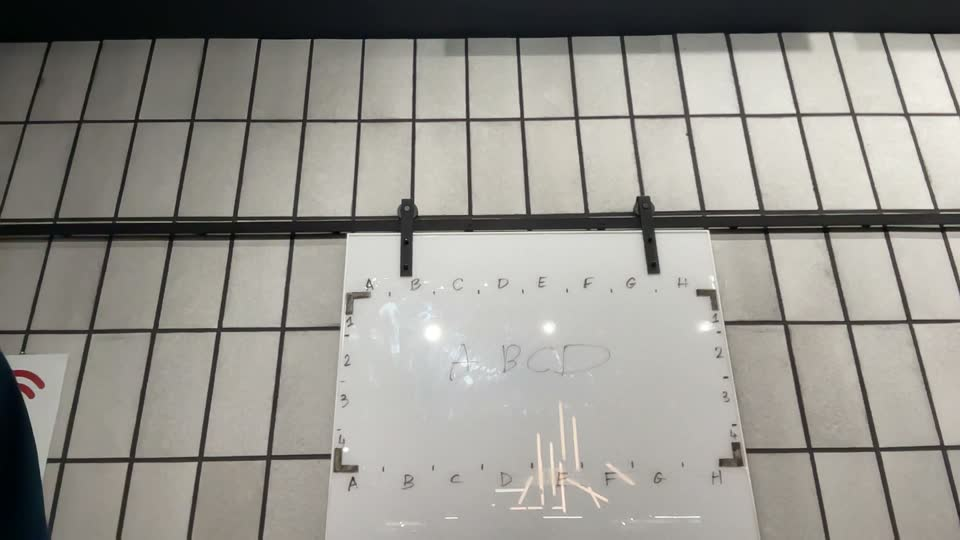
#> input picture tests/fixtures/board_960.jpg, 960 x 540 px
$ python -i marks.py   (imports and definitions only)
#> lines starting #> are read from the running program, lines starting #| are printed output that depends on the picture; after the words box and inside, x2 and y2 are one past the last pixel; in counts of white or black regions, pixels touching at a corner belong together
"""Find the four L-shaped tape marks in a camera frame and return their inner elbows."""

from __future__ import annotations

from dataclasses import dataclass
from itertools import product

import cv2
import numpy as np

WORK_WIDTH = 960
ROLES = ("tl", "tr", "br", "bl")
ARM_TOLERANCE_DEG = 10.0
_EDGES_OF = {"tl": ((0, 1), (0, 3)), "tr": ((0, 1), (1, 2)), "br": ((1, 2), (3, 2)), "bl": ((0, 3), (3, 2))}
_KERNEL = cv2.getStructuringElement(cv2.MORPH_RECT, (3, 3))


@dataclass(frozen=True)
class Mark:
    role: str  # tl | tr | br | bl
    elbow: tuple[float, float]  # concave corner of the L, in working pixels
    area: float
    angle: float  # direction of the arms, degrees modulo 90


def _orientation(contour: np.ndarray, x: int, y: int, bw: int, bh: int) -> str | None:
    """An L fills two adjacent sides of its bounding box: the top-left mark (┏) fills top and left."""
    blob = np.zeros((bh, bw), np.uint8)
    cv2.drawContours(blob, [contour - (x, y)], -1, 1, -1)
    sh, sw = max(1, bh // 3), max(1, bw // 3)
    top, bottom = blob[:sh].mean(), blob[-sh:].mean()
    left, right = blob[:, :sw].mean(), blob[:, -sw:].mean()
    if max(top, bottom) < 1.5 * min(top, bottom) or max(left, right) < 1.5 * min(left, right):
        return None
    return ("t" if top > bottom else "b") + ("l" if left > right else "r")


def find_marks(img: np.ndarray) -> list[Mark]:
    """Every L-shaped grey blob in a WORK_WIDTH-wide frame.

    Several contrast thresholds are tried: a glint can split a mark at one threshold, and at
    another a mark can touch the wall's black grid through the one-pixel board edge.
    """
    hsv = cv2.cvtColor(img, cv2.COLOR_BGR2HSV)
    value = hsv[..., 2]
    darkness = cv2.medianBlur(value, 49).astype(np.int16) - value
    grey = hsv[..., 1] < 90
    marks = []
    for threshold in (12, 20, 30):
        mask = ((darkness > threshold) & grey).astype(np.uint8)
        mask = cv2.morphologyEx(mask, cv2.MORPH_OPEN, _KERNEL)  # thin marker strokes vanish, tape arms stay
        marks += _l_shapes(mask)
    return marks


def _l_shapes(mask: np.ndarray) -> list[Mark]:
    h, w = mask.shape
    contours, _ = cv2.findContours(mask, cv2.RETR_EXTERNAL, cv2.CHAIN_APPROX_NONE)
    marks = []
    for contour in contours:
        area = cv2.contourArea(contour)
        if not 0.00008 * h * w <= area <= 0.006 * h * w:
            continue
        x, y, bw, bh = cv2.boundingRect(contour)
        if not 0.4 <= bw / bh <= 2.5:
            continue
        hull_area = cv2.contourArea(cv2.convexHull(contour))
        if hull_area == 0 or not 0.25 <= area / hull_area <= 0.8:
            continue
        defects = cv2.convexityDefects(contour, cv2.convexHull(contour, returnPoints=False))
        if defects is None:
            continue
        defects = defects.reshape(-1, 4)  # OpenCV 4 returns (n, 1, 4), OpenCV 5 returns (n, 4)
        deepest = defects[defects[:, 3].argmax()]
        if deepest[3] / 256 < 0.2 * max(bw, bh):
            continue
        role = _orientation(contour, x, y, bw, bh)
        if role is None:
            continue
        ex, ey = contour[deepest[2], 0]
        marks.append(Mark(role, (float(ex), float(ey)), area, cv2.minAreaRect(contour)[2] % 90))
    return marks


def _plausible(quad: np.ndarray, frame_area: float) -> bool:
    tl, tr, br, bl = quad
    if not (tl[0] < tr[0] and bl[0] < br[0] and tl[1] < bl[1] and tr[1] < br[1]):
        return False
    if not cv2.isContourConvex(quad.reshape(-1, 1, 2)) or cv2.contourArea(quad) < 0.03 * frame_area:
        return False
    top, bottom = np.linalg.norm(tr - tl), np.linalg.norm(br - bl)
    left, right = np.linalg.norm(bl - tl), np.linalg.norm(br - tr)
    return min(top, bottom) / max(top, bottom) >= 0.6 and min(left, right) / max(left, right) >= 0.6


def _angle_gap(a: float, b: float) -> float:
    return abs((a - b + 45) % 90 - 45)


def _arms_follow_edges(quad: np.ndarray, combo: tuple[Mark, ...]) -> bool:
    """Tape lies flat on the board, so each mark's arms run along the two frame edges it starts.

    A blob picked up in place of a hidden mark (a sleeve, a label) breaks this, even when the
    quadrilateral it makes still looks reasonable.
    """
    for mark in combo:
        for i, j in _EDGES_OF[mark.role]:
            dx, dy = quad[j] - quad[i]
            if _angle_gap(np.degrees(np.arctan2(dy, dx)) % 90, mark.angle) > ARM_TOLERANCE_DEG:
                return False
    return True


def find_corners(img: np.ndarray) -> np.ndarray | None:
    """Inner elbows of the four marks in frame pixels, ordered TL, TR, BR, BL; None unless all four are seen."""
    scale = min(1.0, WORK_WIDTH / img.shape[1])
    small = cv2.resize(img, None, fx=scale, fy=scale, interpolation=cv2.INTER_AREA) if scale < 1 else img
    marks = find_marks(small)
    by_role = {r: sorted((m for m in marks if m.role == r), key=lambda m: -m.area)[:6] for r in ROLES}
    frame_area = small.shape[0] * small.shape[1]
    best, best_score = None, 0.0
    for combo in product(*(by_role[r] for r in ROLES)):
        quad = np.float32([m.elbow for m in combo])
        areas = [m.area for m in combo]
        if min(areas) < 0.3 * max(areas) or not _plausible(quad, frame_area) or not _arms_follow_edges(quad, combo):
            continue
        score = cv2.contourArea(quad) * min(areas) / max(areas)  # the four tape marks have similar sizes
        if score > best_score:
            best, best_score = quad, score
    return None if best is None else best / scale

>>> import cv2
>>> picture = cv2.imread('../tests/fixtures/board_960.jpg')
#> picture is the input picture: shape (540, 960, 3); mean B, G, R 142.1, 148.4, 150.5
>>> result = find_corners(picture)
#> in find_marks, `hsv = cv2.cvtColor(img, cv2.COLOR_BGR2HSV)`: hsv: shape (540, 960, 3); mean H, S, V 31.2, 23.9, 151.3
#> in find_marks, `darkness = cv2.medianBlur(value, 49).astype(np.int16) - value`:
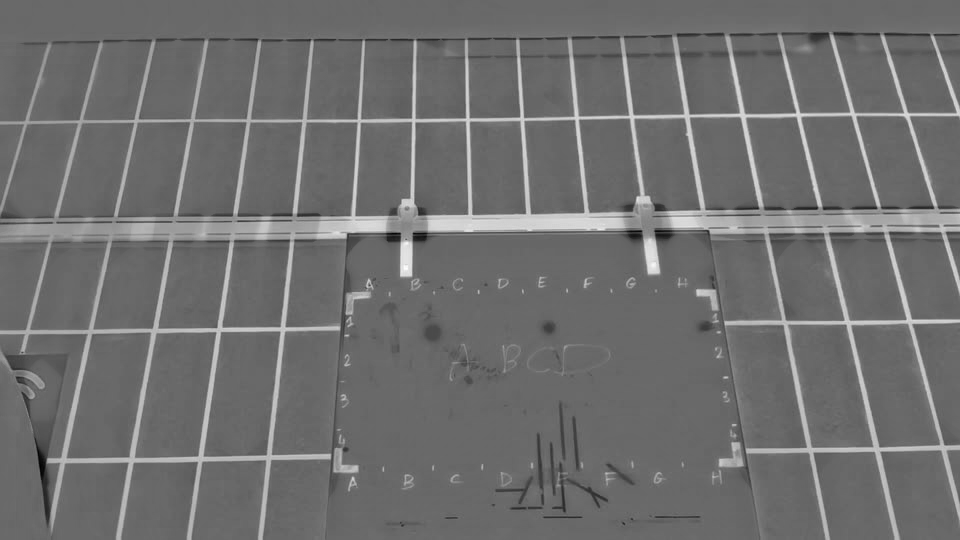
#> darkness: shape (540, 960) int16; min -139, max 198, mean 8.5; drawn with min black and max white
#> in find_marks, `grey = hsv[..., 1] < 90`:
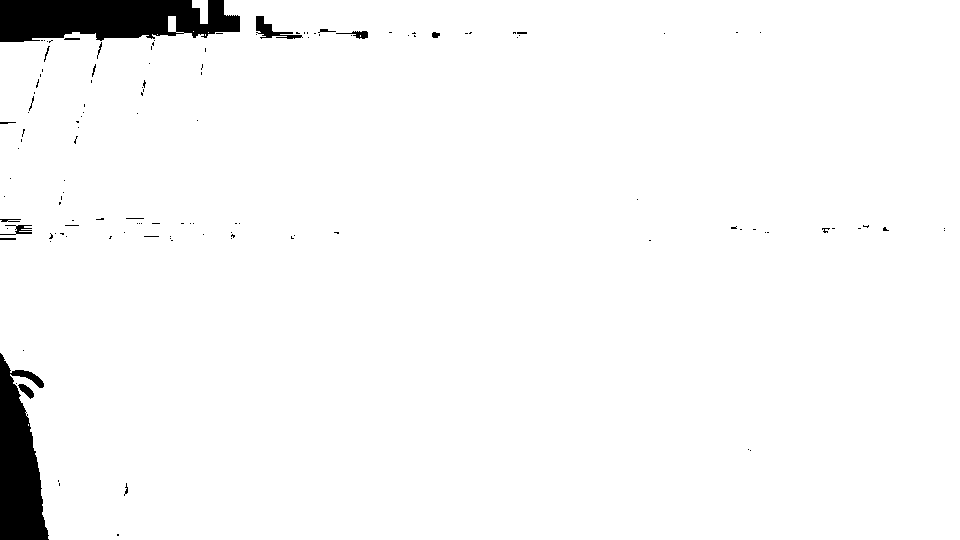
#> grey: shape (540, 960) bool; 97% white; 130 black regions (111 under 20 px), largest, box (x1, y1, x2, y2) and area: (0, 0, 240, 42) 8124, (0, 353, 49, 540) 5999, (256, 16, 303, 39) 381
#> the loop in find_marks, `for threshold in (12, 20, 30):` made 3 passes
#> pass 1, in find_marks, `mask = ((darkness > threshold) & grey).astype(np.uint8)`:
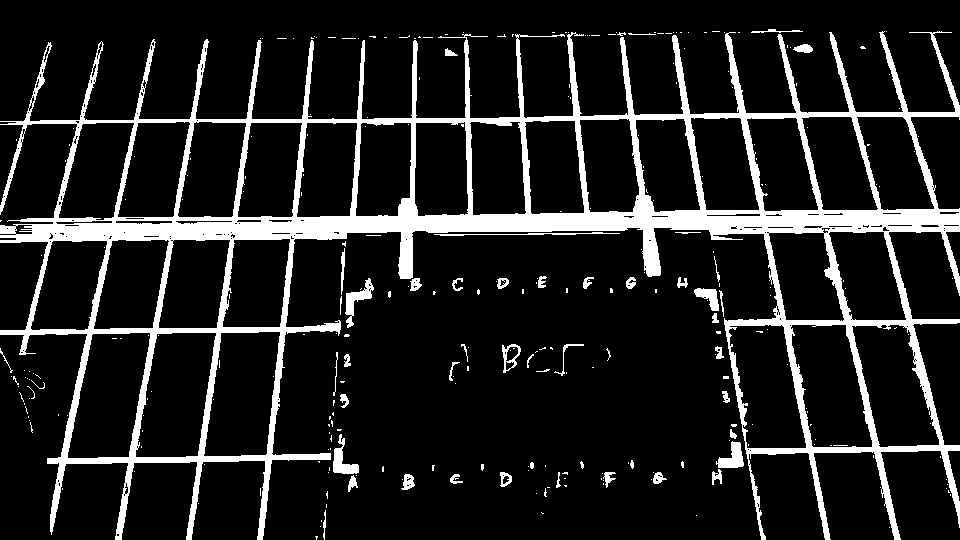
#> mask: shape (540, 960); values 0 (black) and 1 (white), 13.2% white; 295 white regions (245 under 20 px), largest, box (x1, y1, x2, y2) and area: (0, 31, 960, 540) 62942, (345, 278, 374, 328) 465, (333, 434, 359, 474) 437
#> pass 1, in find_marks, `mask = cv2.morphologyEx(mask, cv2.MORPH_OPEN, _KERNEL)`:
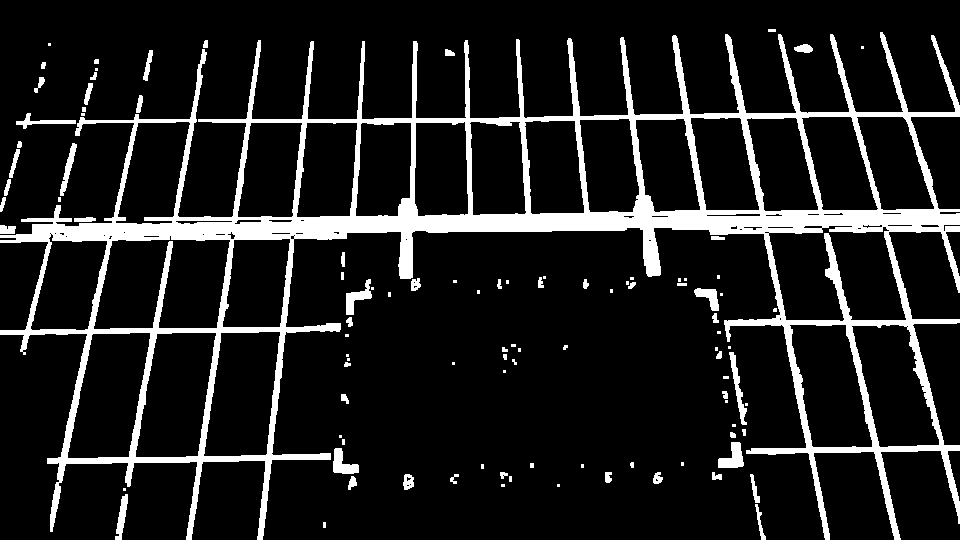
#> mask: shape (540, 960); values 0 (black) and 1 (white), 12.5% white; 102 white regions (45 under 20 px), largest, box (x1, y1, x2, y2) and area: (0, 32, 960, 540) 58500, (718, 442, 744, 468) 409, (729, 352, 747, 425) 398
#> pass 2, in find_marks, `mask = ((darkness > threshold) & grey).astype(np.uint8)`:
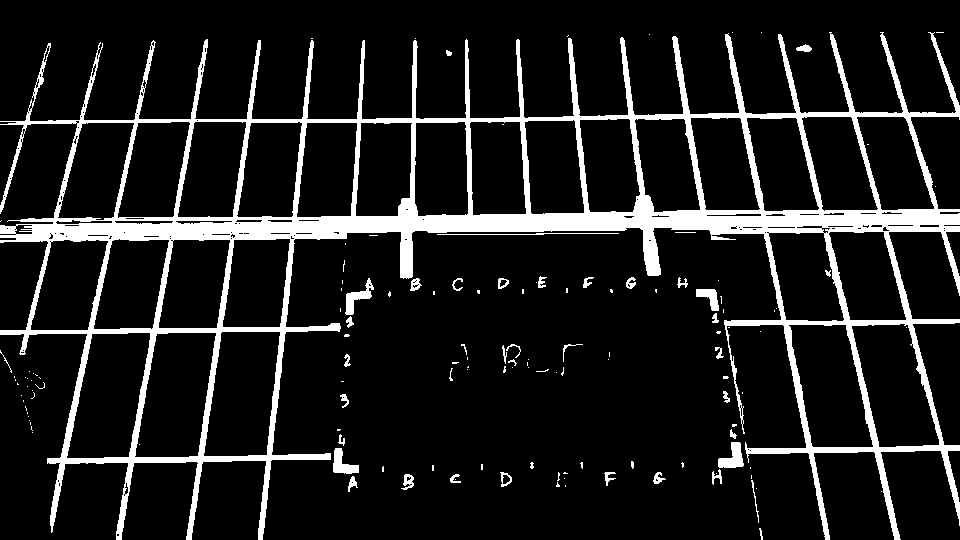
#> mask: shape (540, 960); values 0 (black) and 1 (white), 12% white; 137 white regions (94 under 20 px), largest, box (x1, y1, x2, y2) and area: (0, 32, 960, 540) 58123, (718, 442, 744, 468) 398, (345, 278, 374, 315) 377
#> pass 2, in find_marks, `mask = cv2.morphologyEx(mask, cv2.MORPH_OPEN, _KERNEL)`:
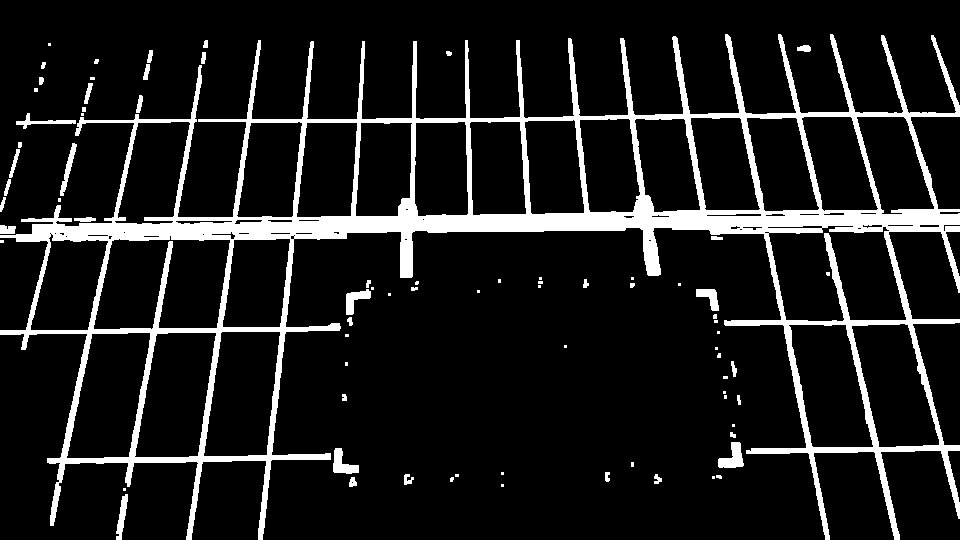
#> mask: shape (540, 960); values 0 (black) and 1 (white), 11.4% white; 77 white regions (36 under 20 px), largest, box (x1, y1, x2, y2) and area: (0, 34, 960, 540) 54891, (718, 442, 744, 468) 398, (333, 448, 359, 474) 361
#> after the loop in find_marks, `for threshold in (12, 20, 30):`:
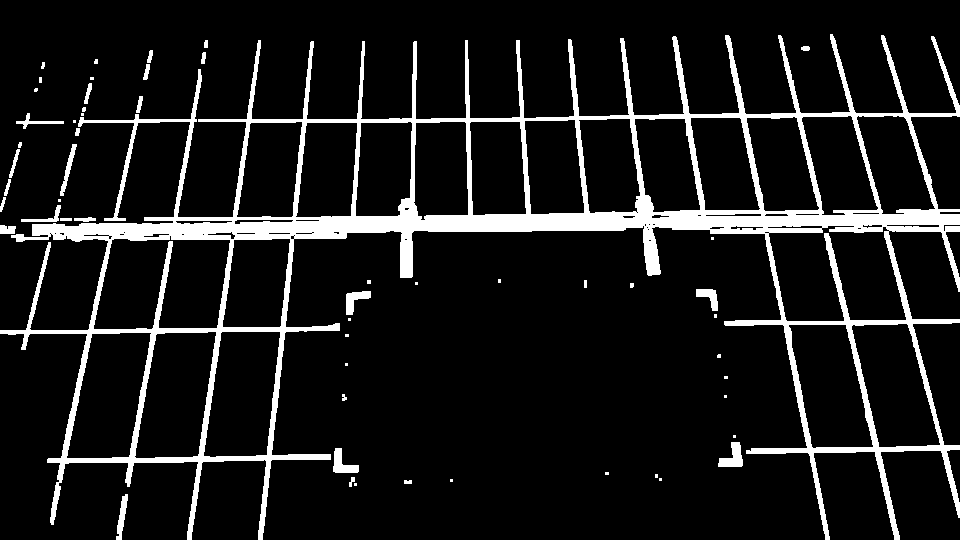
#> mask: shape (540, 960); values 0 (black) and 1 (white), 10.6% white; 55 white regions (26 under 20 px), largest, box (x1, y1, x2, y2) and area: (0, 34, 960, 540) 51649, (718, 442, 743, 467) 365, (333, 448, 359, 473) 338
#> in find_corners, `marks = find_marks(small)`: marks = 13 items
#> in find_corners, `by_role = {r: sorted((m for m in marks if m.role == r), key=lambda m: ..`: by_role = 4 items
#> the loop in find_corners, `for combo in product(*(by_role[r] for r in ROLES)):` made 96 passes
#> (areas, bottom in _plausible, left in _plausible, right in _plausible, score, best, best_score) on passes 1, 4, 5, 8, 9: ([270.5, 257.5, 361.5, 334.5], 390.1, 165.4, 161.8, 43078.4, [[354, 299], [708, 297], [732, 457], [342, 464]], 43078.4), ([270.5, 257.5, 361.5, 291], 389.1, 166.4, 161.8, 43156.7, [[354, 299], [708, 297], [732, 457], [343, 465]], 43156.7), ([270.5, 257.5, 351, 334.5], 391.1, 165.4, 161, 44294, [[354, 299], [708, 297], [733, 456], [342, 464]], 44294), ([270.5, 257.5, 351, 291], 390.1, 166.4, 161, 44375.5, [[354, 299], [708, 297], [733, 456], [343, 465]], 44375.5), ([270.5, 257.5, 318, 334.5], 391.1, 165.4, 161.9, 46619.8, [[354, 299], [708, 297], [733, 457], [342, 464]], 46619.8)
#> (quad, areas, bottom in _plausible, left in _plausible, right in _plausible, score) on passes 3, 7, 17, 19, 20, 21: ([[354, 299], [708, 297], [732, 457], [342, 464]], [270.5, 257.5, 361.5, 313.5], 390.1, 165.4, 161.8, 43078.4), ([[354, 299], [708, 297], [733, 456], [342, 464]], [270.5, 257.5, 351, 313.5], 391.1, 165.4, 161, 44294), ([[354, 299], [708, 296], [732, 457], [342, 464]], [270.5, 235, 361.5, 334.5], 390.1, 165.4, 162.8, 39437.1), ([[354, 299], [708, 296], [732, 457], [342, 464]], [270.5, 235, 361.5, 313.5], 390.1, 165.4, 162.8, 39437.1), ([[354, 299], [708, 296], [732, 457], [343, 465]], [270.5, 235, 361.5, 291], 389.1, 166.4, 162.8, 39508.6), ([[354, 299], [708, 296], [733, 456], [342, 464]], [270.5, 235, 351, 334.5], 391.1, 165.4, 161.9, 40550.6)
#> after the loop in find_corners, `for combo in product(*(by_role[r] for r in ROLES)):`: best_score = 49128.2
#> result = [[354, 299], [708, 297], [733, 457], [343, 465]]
